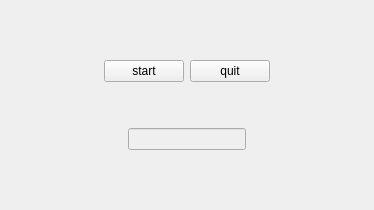
<?xml version="1.0" encoding="UTF-8"?>
<ui version="4.0">
 <class>Qt4Test</class>
 <widget class="QWidget" name="Qt4Test">
  <property name="geometry">
   <rect>
    <x>0</x>
    <y>0</y>
    <width>374</width>
    <height>210</height>
   </rect>
  </property>
  <property name="windowTitle">
   <string>Form</string>
  </property>
  <layout class="QVBoxLayout" name="verticalLayout_2">
   <item>
    <spacer name="verticalSpacer_2">
     <property name="orientation">
      <enum>Qt::Vertical</enum>
     </property>
     <property name="sizeHint" stdset="0">
      <size>
       <width>20</width>
       <height>40</height>
      </size>
     </property>
    </spacer>
   </item>
   <item>
    <layout class="QVBoxLayout" name="verticalLayout">
     <item>
      <layout class="QHBoxLayout" name="horizontalLayout">
       <item>
        <spacer name="horizontalSpacer">
         <property name="orientation">
          <enum>Qt::Horizontal</enum>
         </property>
         <property name="sizeHint" stdset="0">
          <size>
           <width>40</width>
           <height>20</height>
          </size>
         </property>
        </spacer>
       </item>
       <item>
        <widget class="QPushButton" name="pushButton">
         <property name="text">
          <string>start</string>
         </property>
        </widget>
       </item>
       <item>
        <widget class="QPushButton" name="pushButton_2">
         <property name="text">
          <string>quit</string>
         </property>
        </widget>
       </item>
       <item>
        <spacer name="horizontalSpacer_3">
         <property name="orientation">
          <enum>Qt::Horizontal</enum>
         </property>
         <property name="sizeHint" stdset="0">
          <size>
           <width>40</width>
           <height>20</height>
          </size>
         </property>
        </spacer>
       </item>
      </layout>
     </item>
     <item>
      <spacer name="verticalSpacer">
       <property name="orientation">
        <enum>Qt::Vertical</enum>
       </property>
       <property name="sizeHint" stdset="0">
        <size>
         <width>20</width>
         <height>40</height>
        </size>
       </property>
      </spacer>
     </item>
     <item>
      <layout class="QHBoxLayout" name="horizontalLayout_2">
       <item>
        <spacer name="horizontalSpacer_2">
         <property name="orientation">
          <enum>Qt::Horizontal</enum>
         </property>
         <property name="sizeHint" stdset="0">
          <size>
           <width>40</width>
           <height>20</height>
          </size>
         </property>
        </spacer>
       </item>
       <item>
        <widget class="QLineEdit" name="lineEdit">
         <property name="enabled">
          <bool>false</bool>
         </property>
        </widget>
       </item>
       <item>
        <spacer name="horizontalSpacer_4">
         <property name="orientation">
          <enum>Qt::Horizontal</enum>
         </property>
         <property name="sizeHint" stdset="0">
          <size>
           <width>40</width>
           <height>20</height>
          </size>
         </property>
        </spacer>
       </item>
      </layout>
     </item>
    </layout>
   </item>
   <item>
    <spacer name="verticalSpacer_3">
     <property name="orientation">
      <enum>Qt::Vertical</enum>
     </property>
     <property name="sizeHint" stdset="0">
      <size>
       <width>20</width>
       <height>40</height>
      </size>
     </property>
    </spacer>
   </item>
  </layout>
 </widget>
 <resources/>
 <connections/>
</ui>
